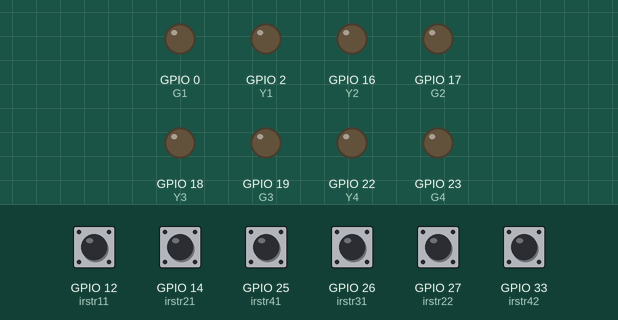
Recording of a sketch running on a simulated ESP32. On the bench: output pins drawn as LEDs (lit = HIGH). The inputs (shaded band) are chosen by the test bench; at power-on: GPIO 12 (irstr11), GPIO 14 (irstr21), GPIO 25 (irstr41), GPIO 26 (irstr31), GPIO 27 (irstr22), GPIO 33 (irstr42) HIGH. WiFi joins after 1.5 s; servers stay silent unless stated; pins used as bus, display or sensor lines are not drawn.

Above: at 0.1 s.
At 5.9 s:
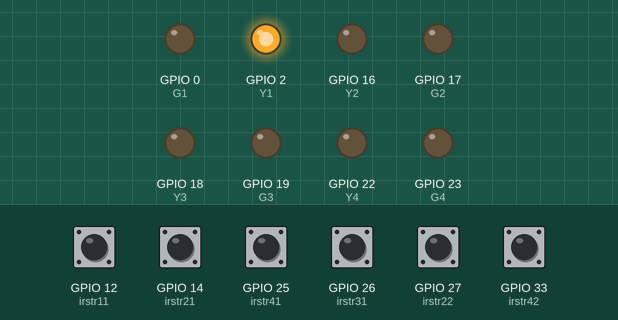
At 17.9 s:
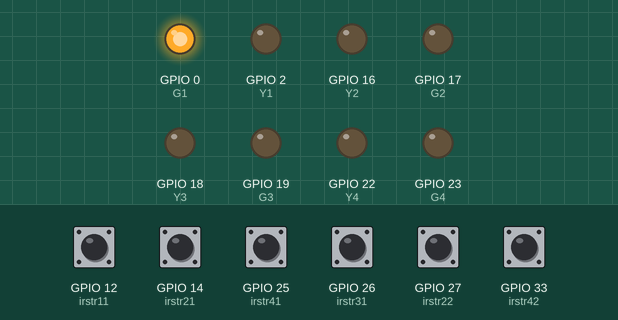
At 39.9 s:
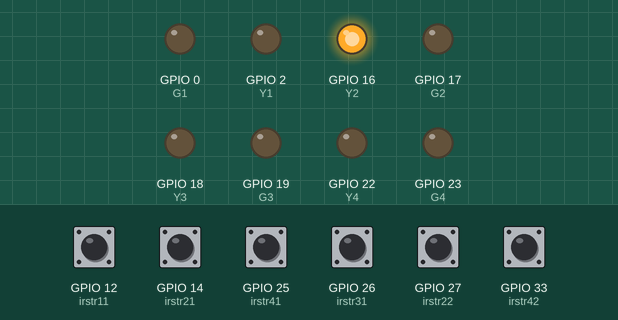
At 41.9 s:
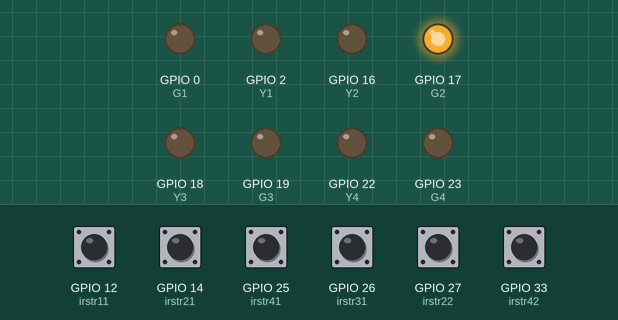
Timing chart, 0 to 43.4 s (numbered marks = the images above):
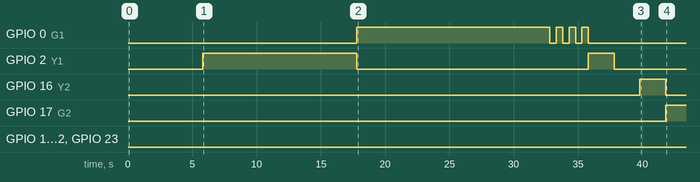

Measured:
- by itself, GPIO 0 (G1): LOW → HIGH at 17.8 s, → LOW 15.0 s later, → HIGH 0.50 s later, → LOW 0.50 s later, … (8 changes in this stretch)
- by itself, GPIO 2 (Y1): HIGH → LOW at 17.8 s, → HIGH 18.0 s later, → LOW 2.0 s later
- by itself, GPIO 16 (Y2): LOW → HIGH at 39.8 s, → LOW 2.0 s later
- by itself, GPIO 17 (G2): LOW → HIGH at 41.8 s

The sketch:

IOT_BASED_4_WAY_TRAFFIC_LIGHT_SYS.ino
```cpp
// Project Designed By Setsom Tehnologies

// BLYNK APP CONTROL
#define BLYNK_TEMPLATE_ID "TMPLm0r3NCsv"
#define BLYNK_DEVICE_NAME "IOT BASED TRAFFIC LIGHT MONITORING SYSTEM"
#define BLYNK_AUTH_TOKEN "yCFxYEVAvqQBtfR3GZY2LSaQSzIPF-YT"


// BLYNK AND ESP32 LIBRARY
#define BLYNK_PRINT Serial
#include <WiFi.h>
#include <WiFiClient.h>
#include <BlynkSimpleEsp32.h>
#include <SimpleTimer.h>
//---------------------------------------------------------//
BlynkTimer timer;

char auth[] = BLYNK_AUTH_TOKEN;
char ssid[] = "Setsom technologies ";
char pass[] = "50842629";


//4 way automatic traffic light signals arduino code by Engr. Abdullahi Mowlid.
int G4=23;
int Y4=22;
int R4=21;

int G3=19;
int Y3=18;
int R3=5;

int G2=17;
int Y2=16;
int R2=4;

int G1=0;
int Y1=2;
int R1=15;

// sensors ir
int irstr11 = 12;
int irstr21 = 14;
int irstr22 = 27;
int irstr31 = 26;
int irstr41 = 25;
int irstr42 = 33;


// storage data
int Street1Ir_1;
int Street2Ir_1;
int Street2Ir_2;
int Street3Ir_1;
int Street4Ir_1;
int Street4Ir_2;

void setup()
{
  pinMode(irstr11,INPUT);
  pinMode(irstr21,INPUT);
  pinMode(irstr22,INPUT);
  pinMode(irstr31,INPUT);
  pinMode(irstr41,INPUT);
  pinMode(irstr42,INPUT);

  pinMode(G1, OUTPUT);
  pinMode(Y1, OUTPUT);
  pinMode(R1, OUTPUT);

  pinMode(G2, OUTPUT);
  pinMode(Y2, OUTPUT);
  pinMode(R2, OUTPUT);

  pinMode(G3, OUTPUT);
  pinMode(Y3, OUTPUT);
  pinMode(R3, OUTPUT);

  pinMode(G4, OUTPUT);
  pinMode(Y4, OUTPUT);
  pinMode(R4, OUTPUT);

  Serial.begin(9600);
  Blynk.begin(auth, ssid, pass);

  digitalWrite(R1, 1);
  Blynk.virtualWrite(V0, HIGH);
  digitalWrite(R2, 1);
  Blynk.virtualWrite(V3, HIGH);
  digitalWrite(R3, 1);
  Blynk.virtualWrite(V6, HIGH);
  digitalWrite(R4, 1);
  Blynk.virtualWrite(V9, HIGH);
  delay(4000);
  digitalWrite(Y1, 1);
  Blynk.virtualWrite(V2, HIGH);
  delay(2000);

  timer.setInterval(10000L, Traffic_Light);
 // timer.setInterval(300L, SendSensor);
}

void loop() {
  Blynk.run();
  timer.run();
}

void Traffic_Light(){

  Street1Ir_1 = digitalRead(irstr11);
  Street2Ir_1 = digitalRead(irstr21);
  Street2Ir_2 = digitalRead(irstr22);
  Street3Ir_1 = digitalRead(irstr31);
  Street4Ir_1 = digitalRead(irstr41);
  Street4Ir_2 = digitalRead(irstr42);

  digitalWrite(Y4, 0);
  Blynk.virtualWrite(V10, LOW);
  digitalWrite(R4, 1);
  Blynk.virtualWrite(V9, HIGH);

   if (Street1Ir_1==LOW){
    Blynk.virtualWrite(V12, HIGH);
    }
   else {
    Blynk.virtualWrite(V12, LOW);
   }

    digitalWrite(R1, 0);
    Blynk.virtualWrite(V0, LOW);
    digitalWrite(G1, 1);
    Blynk.virtualWrite(V2, HIGH);
    digitalWrite(Y1, 0);
    Blynk.virtualWrite(V1, LOW);
    delay(15000);

  digitalWrite(G1, 0);
  Blynk.virtualWrite(V2, LOW);
  delay(500);
  digitalWrite(G1, 1);
  Blynk.virtualWrite(V2, HIGH);
  delay(500);
  digitalWrite(G1, 0);
  Blynk.virtualWrite(V2, LOW);
  delay(500);
  digitalWrite(G1, 1);
  Blynk.virtualWrite(V2, HIGH);
  delay(500);
  digitalWrite(G1, 0);
  Blynk.virtualWrite(V2, LOW);
  delay(500);
  digitalWrite(G1, 1);
  Blynk.virtualWrite(V2, HIGH);
  delay(500);

  digitalWrite(Y1, 1);
  Blynk.virtualWrite(V1, HIGH);
  digitalWrite(G1, 0);
  Blynk.virtualWrite(V2, LOW);
  delay(2000);

  digitalWrite(R1, 1);
  Blynk.virtualWrite(V0, HIGH);
  digitalWrite(Y1, 0);
  Blynk.virtualWrite(V1, LOW);
  delay(2000);
  digitalWrite(Y2, 1);
  Blynk.virtualWrite(V4, HIGH);
  delay(2000);


   if(Street2Ir_1==LOW){
    Blynk.virtualWrite(V13, HIGH);
  }
   else {
     Blynk.virtualWrite(V13, LOW);
  }
   if(Street2Ir_2==LOW){
    Blynk.virtualWrite(V14, HIGH);
  }
   else {
     Blynk.virtualWrite(V14, LOW);
  }
digitalWrite(R2, 0);
Blynk.virtualWrite(V3, LOW);
digitalWrite(G2, 1);
Blynk.virtualWrite(V5, HIGH);
digitalWrite(Y2, 0);
Blynk.virtualWrite(V4, LOW);
delay(15000);

digitalWrite(G2, 0);
Blynk.virtualWrite(V5, LOW);
delay(500);
digitalWrite(G2, 1);
Blynk.virtualWrite(V5, HIGH);
delay(500);
digitalWrite(G2, 0);
Blynk.virtualWrite(V5, LOW);
delay(500);
digitalWrite(G2, 1);
Blynk.virtualWrite(V5, HIGH);
delay(500);
digitalWrite(G2, 0);
Blynk.virtualWrite(V5, LOW);
delay(500);
digitalWrite(G2, 1);
Blynk.virtualWrite(V5, HIGH);
delay(500);

digitalWrite(G2, 0);
Blynk.virtualWrite(V5, LOW);
digitalWrite(Y2, 1);
Blynk.virtualWrite(V4, HIGH);
delay(2000);
digitalWrite(R2, 1);
Blynk.virtualWrite(V3, HIGH);
digitalWrite(Y2, 0);
Blynk.virtualWrite(V4, LOW);
delay(2000);
digitalWrite(Y3, 1);
Blynk.virtualWrite(V7, HIGH);
delay(2000);


  if(Street3Ir_1==LOW){
    Blynk.virtualWrite(V15, HIGH);
  }
  else {
     Blynk.virtualWrite(V15, LOW);
  }
digitalWrite(R3, 0);
Blynk.virtualWrite(V6, LOW);
digitalWrite(G3, 1);
Blynk.virtualWrite(V8, HIGH);
digitalWrite(Y3, 0);
Blynk.virtualWrite(V7, LOW);
delay(15000);

digitalWrite(G3, 0);
Blynk.virtualWrite(V8, LOW);
delay(500);
digitalWrite(G3, 1);
Blynk.virtualWrite(V8, HIGH);
delay(500);
digitalWrite(G3, 0);
Blynk.virtualWrite(V8, LOW);
delay(500);
digitalWrite(G3, 1);
Blynk.virtualWrite(V8, HIGH);
delay(500);
digitalWrite(G3, 0);
Blynk.virtualWrite(V8, LOW);
delay(500);
digitalWrite(G3, 1);
Blynk.virtualWrite(V8, HIGH);
delay(500);

digitalWrite(G3, 0);
Blynk.virtualWrite(V8, LOW);
digitalWrite(Y3, 1);
Blynk.virtualWrite(V7, HIGH);
delay(2000);
digitalWrite(R3, 1);
Blynk.virtualWrite(V6, HIGH);
digitalWrite(Y3, 0);
Blynk.virtualWrite(V7, LOW);
delay(2000);
digitalWrite(Y4, 1);
Blynk.virtualWrite(V10, HIGH);
delay(2000);

 if(Street4Ir_1==LOW){
    Blynk.virtualWrite(V16, HIGH);
  }
  else{
     Blynk.virtualWrite(V16, LOW);
  }
 if(Street4Ir_2==LOW){
    Blynk.virtualWrite(V17, HIGH);
  }
 else{
     Blynk.virtualWrite(V17, LOW);
  }
digitalWrite(R4, 0);
Blynk.virtualWrite(V9, LOW);
digitalWrite(G4, 1);
Blynk.virtualWrite(V11, HIGH);
digitalWrite(Y4, 0);
Blynk.virtualWrite(V10, LOW);
delay(15000);

digitalWrite(G4, 0);
Blynk.virtualWrite(V11, LOW);
delay(500);
digitalWrite(G4, 1);
Blynk.virtualWrite(V11, HIGH);
delay(500);
digitalWrite(G4, 0);
Blynk.virtualWrite(V11, LOW);
delay(500);
digitalWrite(G4, 1);
Blynk.virtualWrite(V11, HIGH);
delay(500);
digitalWrite(G4, 0);
Blynk.virtualWrite(V11, LOW);
delay(500);
digitalWrite(G4, 1);
Blynk.virtualWrite(V11, HIGH);
delay(500);

digitalWrite(G4, 0);
Blynk.virtualWrite(V11, LOW);
digitalWrite(Y4, 1);
Blynk.virtualWrite(V10, HIGH);
delay(2000);
digitalWrite(R4, 1);
Blynk.virtualWrite(V9, HIGH);
digitalWrite(Y4, 0);
Blynk.virtualWrite(V10, LOW);
delay(2000);
digitalWrite(Y1, 1);
Blynk.virtualWrite(V1, HIGH);
delay(2000);
digitalWrite(R1, 0);
Blynk.virtualWrite(V0, LOW);
digitalWrite(G1, 1);
Blynk.virtualWrite(V2, HIGH);
digitalWrite(Y1, 0);
Blynk.virtualWrite(V1, LOW);
delay(2000);

}
```
